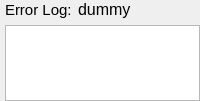
        <widget class="QWidget" name="err_widget" native="true">
         <layout class="QVBoxLayout" name="err_V_Layout">
          <property name="leftMargin">
           <number>5</number>
          </property>
          <property name="topMargin">
           <number>0</number>
          </property>
          <property name="rightMargin">
           <number>0</number>
          </property>
          <property name="bottomMargin">
           <number>0</number>
          </property>
          <item>
           <layout class="QHBoxLayout" name="err_H_Layout">
            <item>
             <widget class="QLabel" name="Label_Errstatic">
              <property name="sizePolicy">
               <sizepolicy hsizetype="Fixed" vsizetype="Preferred">
                <horstretch>0</horstretch>
                <verstretch>0</verstretch>
               </sizepolicy>
              </property>
              <property name="font">
               <font>
                <pointsize>11</pointsize>
               </font>
              </property>
              <property name="text">
               <string>Error Log:</string>
              </property>
             </widget>
            </item>
            <item>
             <widget class="QLabel" name="Label_Errstatic_FD">
              <property name="font">
               <font>
                <pointsize>12</pointsize>
               </font>
              </property>
              <property name="text">
               <string>dummy</string>
              </property>
             </widget>
            </item>
           </layout>
          </item>
          <item>
           <widget class="QTextEdit" name="textEdit_ERR">
            <property name="sizePolicy">
             <sizepolicy hsizetype="MinimumExpanding" vsizetype="MinimumExpanding">
              <horstretch>0</horstretch>
              <verstretch>0</verstretch>
             </sizepolicy>
            </property>
            <property name="font">
             <font>
              <pointsize>10</pointsize>
             </font>
            </property>
            <property name="acceptDrops">
             <bool>false</bool>
            </property>
            <property name="toolTip">
             <string>Call the history of the path that you specified in the copy source.</string>
            </property>
            <property name="frameShape">
             <enum>QFrame::StyledPanel</enum>
            </property>
            <property name="frameShadow">
             <enum>QFrame::Sunken</enum>
            </property>
            <property name="lineWidth">
             <number>10</number>
            </property>
            <property name="verticalScrollBarPolicy">
             <enum>Qt::ScrollBarAsNeeded</enum>
            </property>
            <property name="horizontalScrollBarPolicy">
             <enum>Qt::ScrollBarAsNeeded</enum>
            </property>
            <property name="sizeAdjustPolicy">
             <enum>QAbstractScrollArea::AdjustToContents</enum>
            </property>
            <property name="readOnly">
             <bool>true</bool>
            </property>
            <property name="acceptRichText">
             <bool>true</bool>
            </property>
            <property name="textInteractionFlags">
             <set>Qt::LinksAccessibleByMouse|Qt::TextSelectableByKeyboard|Qt::TextSelectableByMouse</set>
            </property>
           </widget>
          </item>
         </layout>
        </widget>
